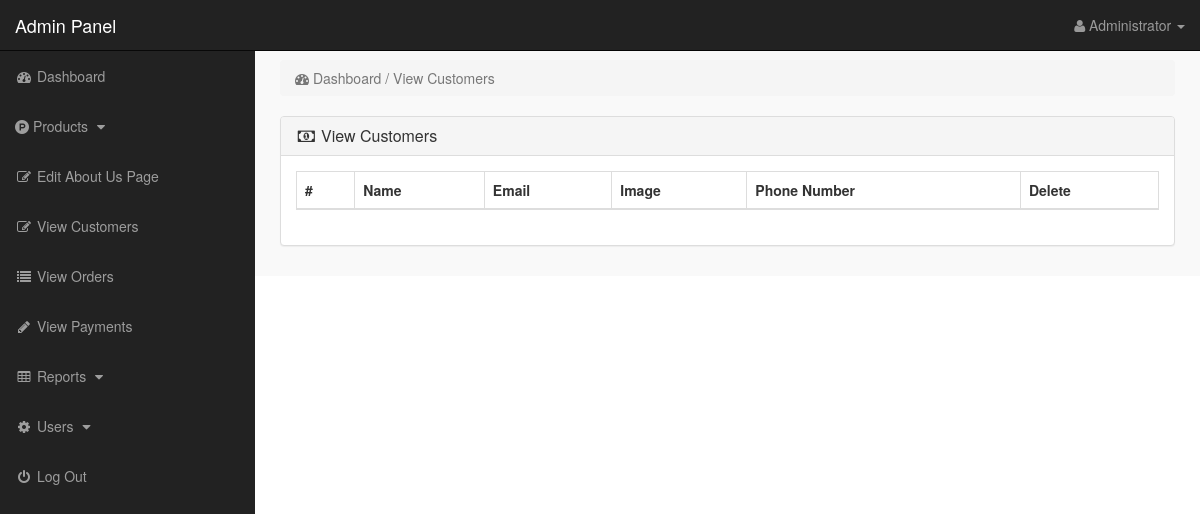
The page /admin_area/index.php?view_customers (signed in) on the database as committed earlier.
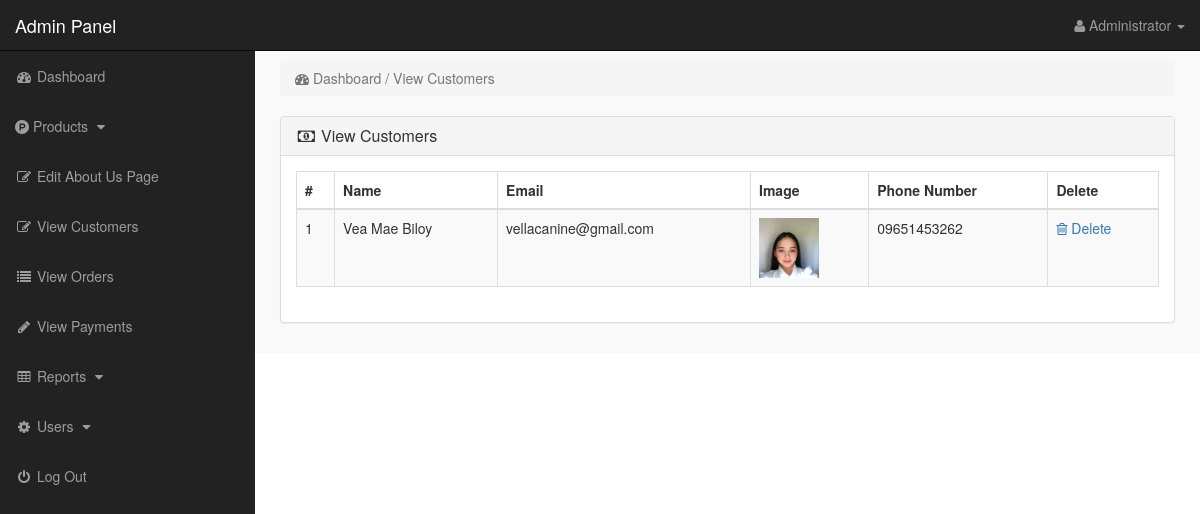
The same page on the database as committed later.
### tables this page shows
CREATE TABLE `customers` (
  `customer_id` int(10) NOT NULL,
  `customer_name` varchar(255) NOT NULL,
  `customer_email` varchar(255) NOT NULL,
  `customer_pass` varchar(255) NOT NULL,
  `customer_region` text NOT NULL,
  `customer_province` text NOT NULL,
  `customer_city` text NOT NULL,
  `customer_barangay` text NOT NULL,
  `customer_street` text DEFAULT NULL,
  `customer_contact` varchar(255) NOT NULL,
  `customer_address` text NOT NULL,
  `customer_image` text NOT NULL,
  `customer_ip` varchar(255) NOT NULL,
  `customer_confirm_code` text NOT NULL
);

### admin_area/view_customers.php (the view)
<?php
if(!isset($_SESSION['admin_email'])){
echo "<script>window.open('login.php','_self')</script>";
}
else {
?>
<div class="row">
<div class="col-lg-12">
<ol class="breadcrumb">
<li class="active">
<i class="fa fa-dashboard"></i> Dashboard / View Customers
</li>
</ol>
</div>
</div>
<div class="row">
<div class="col-lg-12">
<div class="panel panel-default">
<div class="panel-heading">
<h3 class="panel-title">
<i class="fa fa-money fa-fw"></i> View Customers
</h3>
</div>
<div class="panel-body" >
<div class="table-responsive" >
<table class="table table-bordered table-hover table-striped" >
<thead>
<tr>
<th>#</th>
<th>Name</th>
<th>Email</th>
<th>Image</th>
<th>Phone Number</th>
<th>Delete</th>
</tr>
</thead>
<tbody>
<?php
$i=0;
$get_c = "select * from customers";
$run_c = mysqli_query($con,$get_c);
while($row_c=mysqli_fetch_array($run_c)){
$c_id = $row_c['customer_id'];
$c_name = $row_c['customer_name'];
$c_email = $row_c['customer_email'];
$c_image = $row_c['customer_image'];
$c_contact = $row_c['customer_contact'];
$i++;
?>
<tr>
<td><?php echo $i; ?></td>
<td><?php echo $c_name; ?></td>
<td><?php echo $c_email; ?></td>
<td><img src="../customer/customer_images/<?php echo $c_image; ?>" width="60" height="60" ></td>
<td><?php echo $c_contact; ?></td>
<td>
<a href="index.php?customer_delete=<?php echo $c_id; ?>" >
<i class="fa fa-trash-o" ></i> Delete
</a>
</td>
</tr>
<?php } ?>
</tbody>
</table>
</div>
</div>
</div>
</div>
</div>
<?php } ?>

Rows that differ between the two databases and show on the page:
added customers: customer_name "Vea Mae Biloy", customer_email "vellacanine@gmail.com", customer_image (picture), customer_contact "09651453262"
